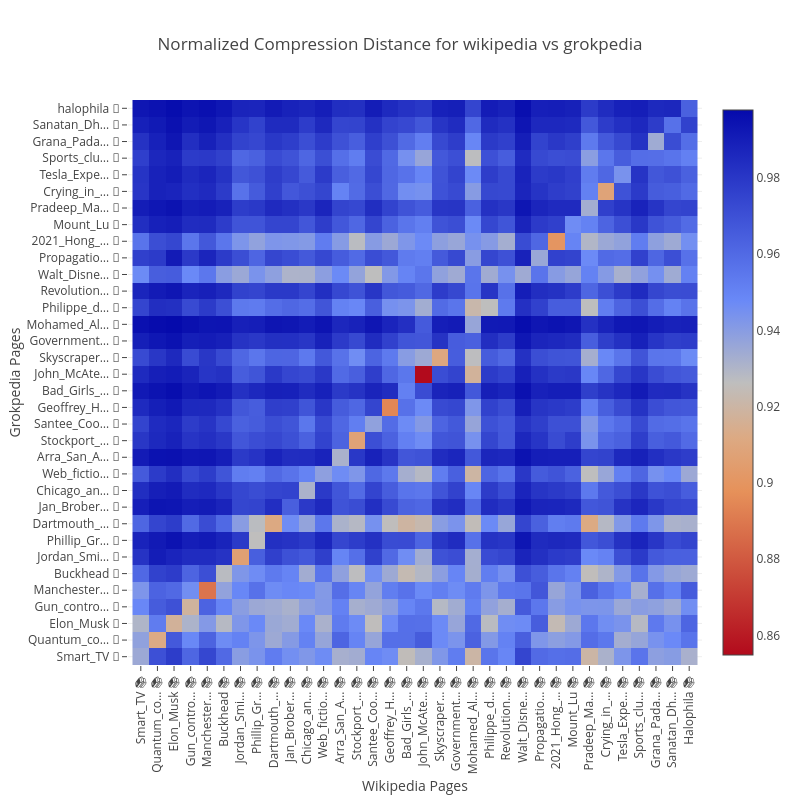

The cell this chart's notebook holds for it:
### Code cell
wiki_vs_grok::heatmap(&labels_wiki, &labels_grok, &matrix)

### Figure 1 — Plotly figure (JSON) as saved in the notebook; plotly's stock layout.template omitted (floating-point values rounded to 4 significant figures; data arrays with more than 128 entries replaced by an {"elided": "..."} marker saying what was removed)
{"data": [{"reversescale": true, "type": "heatmap", "x": ["Smart_TV 📚", "Quantum_co… 📚", "Elon_Musk 📚", "Gun_contro… 📚", "Manchester… 📚", "Buckhead 📚", "Jordan_Smi… 📚", "Phillip_Gr… 📚", "Dartmouth_… 📚", "Jan_Brober… 📚", "Chicago_an… 📚", "Web_fictio… 📚", "Arra_San_A… 📚", "Stockport_… 📚", "Santee_Coo… 📚", "Geoffrey_H… 📚", "Bad_Girls_… 📚", "John_McAte… 📚", "Skyscraper… 📚", "Government… 📚", "Mohamed_Al… 📚", "Philippe_d… 📚", "Revolution… 📚", "Walt_Disne… 📚", "Propagatio… 📚", "2021_Hong_… 📚", "Mount_Lu 📚", "Pradeep_Ma… 📚", "Crying_in_… 📚", "Tesla_Expe… 📚", "Sports_clu… 📚", "Grana_Pada… 📚", "Sanatan_Dh… 📚", "Halophila 📚"], "y": ["Smart_TV 🤖", "Quantum_co… 🤖", "Elon_Musk 🤖", "Gun_contro… 🤖", "Manchester… 🤖", "Buckhead 🤖", "Jordan_Smi… 🤖", "Phillip_Gr… 🤖", "Dartmouth_… 🤖", "Jan_Brober… 🤖", "Chicago_an… 🤖", "Web_fictio… 🤖", "Arra_San_A… 🤖", "Stockport_… 🤖", "Santee_Coo… 🤖", "Geoffrey_H… 🤖", "Bad_Girls_… 🤖", "John_McAte… 🤖", "Skyscraper… 🤖", "Government… 🤖", "Mohamed_Al… 🤖", "Philippe_d… 🤖", "Revolution… 🤖", "Walt_Disne… 🤖", "Propagatio… 🤖", "2021_Hong_… 🤖", "Mount_Lu 🤖", "Pradeep_Ma… 🤖", "Crying_in_… 🤖", "Tesla_Expe… 🤖", "Sports_clu… 🤖", "Grana_Pada… 🤖", "Sanatan_Dh… 🤖", "halophila 🤖"], "z": {"elided": "34x34 float values"}}], "layout": {"height": 800, "title": {"text": "Normalized Compression Distance for wikipedia vs grokpedia"}, "width": 800, "xaxis": {"automargin": true, "side": "bottom", "tickangle": -90, "ticktext": ["Smart_TV 📚", "Quantum_co… 📚", "Elon_Musk 📚", "Gun_contro… 📚", "Manchester… 📚", "Buckhead 📚", "Jordan_Smi… 📚", "Phillip_Gr… 📚", "Dartmouth_… 📚", "Jan_Brober… 📚", "Chicago_an… 📚", "Web_fictio… 📚", "Arra_San_A… 📚", "Stockport_… 📚", "Santee_Coo… 📚", "Geoffrey_H… 📚", "Bad_Girls_… 📚", "John_McAte… 📚", "Skyscraper… 📚", "Government… 📚", "Mohamed_Al… 📚", "Philippe_d… 📚", "Revolution… 📚", "Walt_Disne… 📚", "Propagatio… 📚", "2021_Hong_… 📚", "Mount_Lu 📚", "Pradeep_Ma… 📚", "Crying_in_… 📚", "Tesla_Expe… 📚", "Sports_clu… 📚", "Grana_Pada… 📚", "Sanatan_Dh… 📚", "Halophila 📚"], "title": {"text": "Wikipedia Pages"}}, "yaxis": {"automargin": true, "scaleanchor": "x", "ticktext": ["Smart_TV 🤖", "Quantum_co… 🤖", "Elon_Musk 🤖", "Gun_contro… 🤖", "Manchester… 🤖", "Buckhead 🤖", "Jordan_Smi… 🤖", "Phillip_Gr… 🤖", "Dartmouth_… 🤖", "Jan_Brober… 🤖", "Chicago_an… 🤖", "Web_fictio… 🤖", "Arra_San_A… 🤖", "Stockport_… 🤖", "Santee_Coo… 🤖", "Geoffrey_H… 🤖", "Bad_Girls_… 🤖", "John_McAte… 🤖", "Skyscraper… 🤖", "Government… 🤖", "Mohamed_Al… 🤖", "Philippe_d… 🤖", "Revolution… 🤖", "Walt_Disne… 🤖", "Propagatio… 🤖", "2021_Hong_… 🤖", "Mount_Lu 🤖", "Pradeep_Ma… 🤖", "Crying_in_… 🤖", "Tesla_Expe… 🤖", "Sports_clu… 🤖", "Grana_Pada… 🤖", "Sanatan_Dh… 🤖", "halophila 🤖"], "title": {"text": "Grokpedia Pages"}}}}
